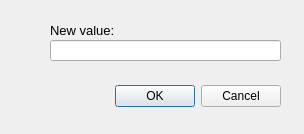
<?xml version="1.0" encoding="UTF-8"?>
<ui version="4.0">
 <class>Dialog</class>
 <widget class="QDialog" name="Dialog">
  <property name="geometry">
   <rect>
    <x>0</x>
    <y>0</y>
    <width>304</width>
    <height>134</height>
   </rect>
  </property>
  <property name="windowTitle">
   <string>Insert new value</string>
  </property>
  <widget class="QDialogButtonBox" name="buttonBox">
   <property name="geometry">
    <rect>
     <x>40</x>
     <y>80</y>
     <width>241</width>
     <height>32</height>
    </rect>
   </property>
   <property name="orientation">
    <enum>Qt::Horizontal</enum>
   </property>
   <property name="standardButtons">
    <set>QDialogButtonBox::Cancel|QDialogButtonBox::Ok</set>
   </property>
  </widget>
  <widget class="QLineEdit" name="lineEdit">
   <property name="geometry">
    <rect>
     <x>50</x>
     <y>40</y>
     <width>231</width>
     <height>21</height>
    </rect>
   </property>
  </widget>
  <widget class="QLabel" name="label">
   <property name="geometry">
    <rect>
     <x>50</x>
     <y>20</y>
     <width>131</width>
     <height>21</height>
    </rect>
   </property>
   <property name="font">
    <font>
     <family>Arial</family>
     <pointsize>10</pointsize>
    </font>
   </property>
   <property name="text">
    <string>New value:</string>
   </property>
  </widget>
 </widget>
 <resources/>
 <connections>
  <connection>
   <sender>buttonBox</sender>
   <signal>accepted()</signal>
   <receiver>Dialog</receiver>
   <slot>accept()</slot>
   <hints>
    <hint type="sourcelabel">
     <x>248</x>
     <y>254</y>
    </hint>
    <hint type="destinationlabel">
     <x>157</x>
     <y>274</y>
    </hint>
   </hints>
  </connection>
  <connection>
   <sender>buttonBox</sender>
   <signal>rejected()</signal>
   <receiver>Dialog</receiver>
   <slot>reject()</slot>
   <hints>
    <hint type="sourcelabel">
     <x>316</x>
     <y>260</y>
    </hint>
    <hint type="destinationlabel">
     <x>286</x>
     <y>274</y>
    </hint>
   </hints>
  </connection>
 </connections>
</ui>
